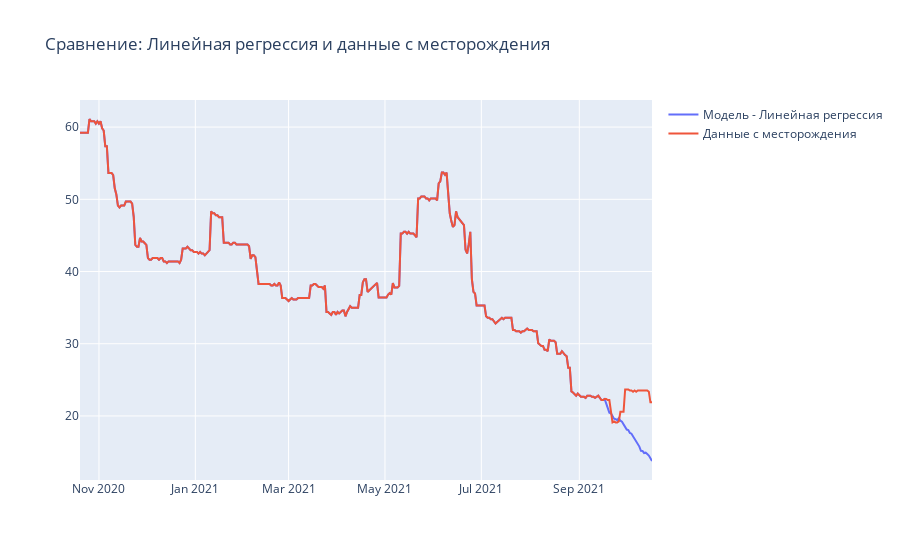

This figure's notebook cell:
### Code cell
graph_with_prediction(y_train=y_train, y_test=y_test, answer_model=answer, model_name='Линейная регрессия')

### Figure 1 — Plotly figure (JSON) as saved in the notebook; plotly's stock layout.template omitted (floating-point values rounded to 4 significant figures; data arrays with more than 128 entries replaced by an {"elided": "..."} marker saying what was removed)
{"data": [{"mode": "lines", "name": "Модель - Линейная регрессия", "type": "scatter", "x": {"elided": "363 str values"}, "y": {"elided": "363 float values"}}, {"mode": "lines", "name": "Данные с месторождения", "type": "scatter", "x": {"elided": "363 str values"}, "y": {"elided": "363 float values"}}], "layout": {"title": {"text": "Сравнение: Линейная регрессия и данные с месторождения"}}}
